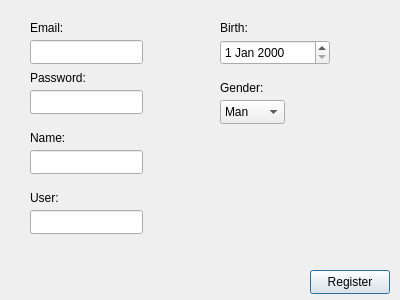
<?xml version="1.0" encoding="UTF-8"?>
<ui version="4.0">
 <class>RegisterWindow</class>
 <widget class="QDialog" name="RegisterWindow">
  <property name="geometry">
   <rect>
    <x>0</x>
    <y>0</y>
    <width>400</width>
    <height>300</height>
   </rect>
  </property>
  <property name="windowTitle">
   <string>Dialog</string>
  </property>
  <widget class="QLineEdit" name="emailLineEdit">
   <property name="geometry">
    <rect>
     <x>30</x>
     <y>40</y>
     <width>113</width>
     <height>24</height>
    </rect>
   </property>
  </widget>
  <widget class="QLineEdit" name="passwordLineEdit">
   <property name="geometry">
    <rect>
     <x>30</x>
     <y>90</y>
     <width>113</width>
     <height>24</height>
    </rect>
   </property>
  </widget>
  <widget class="QLineEdit" name="nameLineEdit">
   <property name="geometry">
    <rect>
     <x>30</x>
     <y>150</y>
     <width>113</width>
     <height>24</height>
    </rect>
   </property>
  </widget>
  <widget class="QLineEdit" name="usernameLineEdit">
   <property name="geometry">
    <rect>
     <x>30</x>
     <y>210</y>
     <width>113</width>
     <height>24</height>
    </rect>
   </property>
  </widget>
  <widget class="QDateEdit" name="dobDateEdit">
   <property name="geometry">
    <rect>
     <x>220</x>
     <y>40</y>
     <width>110</width>
     <height>25</height>
    </rect>
   </property>
  </widget>
  <widget class="QComboBox" name="genderComboBox">
   <property name="geometry">
    <rect>
     <x>220</x>
     <y>100</y>
     <width>65</width>
     <height>24</height>
    </rect>
   </property>
   <item>
    <property name="text">
     <string>Man</string>
    </property>
   </item>
   <item>
    <property name="text">
     <string>Women</string>
    </property>
   </item>
   <item>
    <property name="text">
     <string>Other</string>
    </property>
   </item>
  </widget>
  <widget class="QPushButton" name="registerButton">
   <property name="geometry">
    <rect>
     <x>310</x>
     <y>270</y>
     <width>80</width>
     <height>24</height>
    </rect>
   </property>
   <property name="text">
    <string>Register</string>
   </property>
  </widget>
  <widget class="QLabel" name="label">
   <property name="geometry">
    <rect>
     <x>30</x>
     <y>20</y>
     <width>49</width>
     <height>16</height>
    </rect>
   </property>
   <property name="text">
    <string>Email:</string>
   </property>
  </widget>
  <widget class="QLabel" name="label_2">
   <property name="geometry">
    <rect>
     <x>30</x>
     <y>70</y>
     <width>61</width>
     <height>16</height>
    </rect>
   </property>
   <property name="text">
    <string>Password:</string>
   </property>
  </widget>
  <widget class="QLabel" name="label_3">
   <property name="geometry">
    <rect>
     <x>30</x>
     <y>130</y>
     <width>61</width>
     <height>16</height>
    </rect>
   </property>
   <property name="text">
    <string>Name:</string>
   </property>
  </widget>
  <widget class="QLabel" name="label_4">
   <property name="geometry">
    <rect>
     <x>30</x>
     <y>190</y>
     <width>61</width>
     <height>16</height>
    </rect>
   </property>
   <property name="text">
    <string>User:</string>
   </property>
  </widget>
  <widget class="QLabel" name="label_5">
   <property name="geometry">
    <rect>
     <x>220</x>
     <y>20</y>
     <width>49</width>
     <height>16</height>
    </rect>
   </property>
   <property name="text">
    <string>Birth:</string>
   </property>
  </widget>
  <widget class="QLabel" name="label_6">
   <property name="geometry">
    <rect>
     <x>220</x>
     <y>80</y>
     <width>49</width>
     <height>16</height>
    </rect>
   </property>
   <property name="text">
    <string>Gender:</string>
   </property>
  </widget>
 </widget>
 <resources/>
 <connections/>
</ui>
